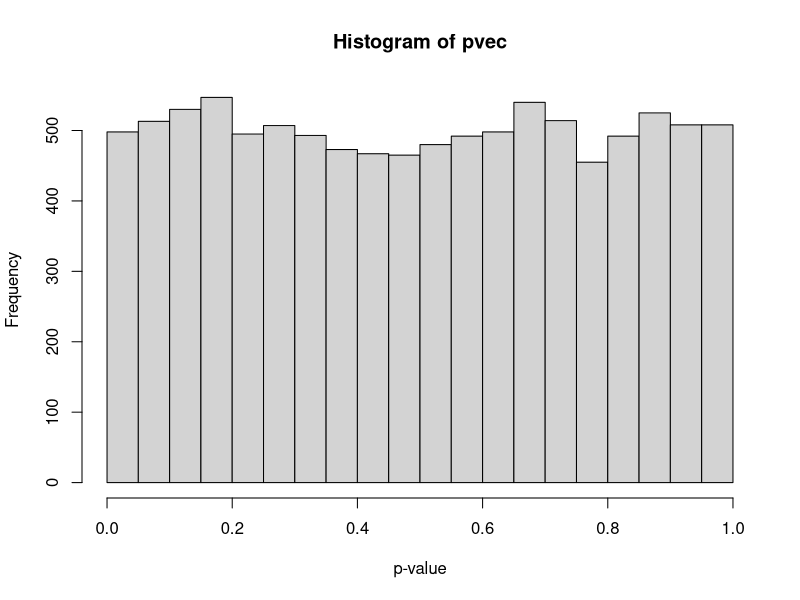
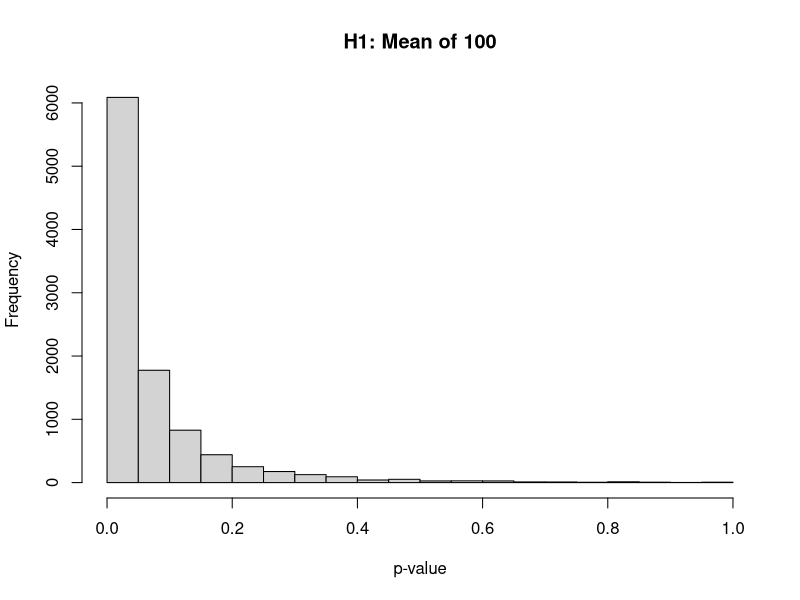

Source code (R) for these figures, in order:
## ---- chunk 1
library(kableExtra)
library(dplyr)
## ---- chunk 2
power.t.test(n=NULL, delta=100, sd=75, sig.level=0.05, power=0.90,
             type="one.sample", alternative="two.sided")
## ---- chunk 3
# Set the seed and define our known/desired values
set.seed(2345)
n <- 5
mean <- 0
sd <- 75
numTrials <-10000
alpha <- 0.05 
  
# For this for loop, we will "count" the number of times we have p<0.05 for a t-test 
count<- 0
for(i in 1:numTrials){
  y <- rnorm(n,mean,sd) # simulate the data for the i-th simulation
  t <- t.test(y, mu = 0, alternative = "two.sided") # conduct a one-sample, two-sided t-test
  if(t$p.value < 0.05){ count <- count + 1 }else{ count <- count }
}

# calculate the type I error rate (i.e., the proportion of simulations where we reject H0 incorrectly since we are simulating the null)
count
rejectionRate <- count/numTrials 
rejectionRate
## ---- chunk 4
set.seed(2345)

y <- rnorm(n=5, mean=0, sd=75)
tstat <- -1 * abs( (mean(y)-0) / (sd(y)/sqrt(n)) ) # t-statistic is (sample mean - null mean) / SE(sample mean)
2 * pt( tstat, df=n-1) # our p-value

# Compare to the t-test
t.test(y, mu = 0, alternative = "two.sided")$p.value

## ---- chunk 5
# Set the seed and define our known/desired values
set.seed(2345)
n <- 5
mean <- 0
sd <- 75
numTrials <-10000
alpha <- 0.05 
  
# For this for loop, we will "count" the number of times we have p<0.05 for a t-test 
count<- 0
for(i in 1:numTrials){
  y <- rnorm(n,mean,sd) # simulate the data for the i-th simulation
  tstat <- -1 * abs( (mean(y)-0) / (sd(y)/sqrt(n)) )
  tpval <- pt( tstat, df=n-1) * 2
  if(tpval < 0.05){ count <- count + 1 }else{ count <- count }
}

# calculate the type I error rate (i.e., the proportion of simulations where we reject H0 incorrectly since we are simulating the null)
count
rejectionRate <- count/numTrials 
rejectionRate
## ---- chunk 6
# Set the seed and define our known/desired values
set.seed(2345)
n <- 5
mean <- 0
sd <- 75
numTrials <-10000
alpha <- 0.05 
  
# For this for loop, we will save the p-value from each t.test result 
pvec <- rep(NA, numTrials)
for(i in 1:numTrials){
  y <- rnorm(n,mean,sd) # simulate the data for the i-th simulation
  t <- t.test(y, mu = 0, alternative = "two.sided") # conduct a one-sample, two-sided t-test
  pvec[i] <- t$p.value
}

# check pvec
head(pvec)

# calculate the type I error rate (i.e., the proportion of simulations where we reject H0 incorrectly since we are simulating the null)
mean( pvec < 0.05 ) 
## ---- chunk 7
hist( pvec, xlab='p-value' )
## ---- chunk 8
# Set the seed and define our known/desired values
set.seed(2345)
n <- 5
mean <- 100 # CHANGED TO 100 FROM 0
sd <- 75
numTrials <-10000
alpha <- 0.05 
  
# For this for loop, we will save the p-value from each t.test result 
pvec <- rep(NA, numTrials)
for(i in 1:numTrials){
  y <- rnorm(n,mean,sd) # simulate the data for the i-th simulation
  t <- t.test(y, mu = 0, alternative = "two.sided") # conduct a one-sample, two-sided t-test
  pvec[i] <- t$p.value
}

hist( pvec, xlab='p-value', main='H1: Mean of 100' )
## ---- chunk 9
# Set the seed and define our known/desired values
set.seed(2345)
n <- 5
mean <- 100 # CHANGED TO 100 FROM 0
sd <- 75
numTrials <-10000
alpha <- 0.05 
  
# For this for loop, we will "count" the number of times we have p<0.05 for a t-test 
count<- 0
for(i in 1:numTrials){
  y <- rnorm(n,mean,sd) # simulate the data for the i-th simulation
  t <- t.test(y, mu = 0, alternative = "two.sided") # conduct a one-sample, two-sided t-test
  if(t$p.value < 0.05){ count <- count + 1 }else{ count <- count }
}

# calculate the power (since we aren't simulating the null)
count
rejectionRate <- count/numTrials 
rejectionRate
## ---- chunk 10
### SIMULATE DIFFERENCE OF ONLY 25, INSTEAD OF DESIRED 100 FROM PROBLEM

# Set the seed and define our known/desired values
set.seed(2345)
n <- 5
mean <- 25 # CHANGED TO 10 FROM 0
sd <- 75
numTrials <-10000
alpha <- 0.05 
  
# For this for loop, we will "count" the number of times we have p<0.05 for a t-test 
count<- 0
for(i in 1:numTrials){
  y <- rnorm(n,mean,sd) # simulate the data for the i-th simulation
  t <- t.test(y, mu = 0, alternative = "two.sided") # conduct a one-sample, two-sided t-test
  if(t$p.value < 0.05){ count <- count + 1 }else{ count <- count }
}

rejectionRate25 <- count/numTrials 
rejectionRate25
## ---- chunk 11
### SIMULATE DIFFERENCE OF 250, INSTEAD OF DESIRED 100 FROM PROBLEM

# Set the seed and define our known/desired values
set.seed(2345)
n <- 5
mean <- 250 # CHANGED TO 10 FROM 0
sd <- 75
numTrials <-10000
alpha <- 0.05 
  
# For this for loop, we will "count" the number of times we have p<0.05 for a t-test 
count<- 0
for(i in 1:numTrials){
  y <- rnorm(n,mean,sd) # simulate the data for the i-th simulation
  t <- t.test(y, mu = 0, alternative = "two.sided") # conduct a one-sample, two-sided t-test
  if(t$p.value < 0.05){ count <- count + 1 }else{ count <- count }
}

rejectionRate250 <- count/numTrials 
rejectionRate250
## ---- chunk 12
compute_rejectionrate_v1 <- function(n, mean, sigma, numTrials, alpha){
### Calculate the rejection rate for simulated data from a normal distribution using a one-sample t-test
# n: sample size for each simulated data set
# mean: mean to simulate from (0 = null hyp/type I error, anything else = alternative hyp/power)
# sigma: standard deviation to simulate from
# numTrials: number of simulated trials with n individuals to complete
# alpha: the desired level of significance, type I error rate
  
  # First, simulate n times the number of trials worth of participants
  sim_dat <- rnorm(n = n*numTrials, mean = mean, sd = sigma)
  
  # Second, place the simulated data into a matrix with a column for each participant
  # NOTE: to reproduce our for loop, we want the data to be entered by column (i.e., fill column 1 with the first "n" observations, then column 2 with the next "n", etc.)
  sample <- matrix( sim_dat, ncol=numTrials )
  
  # Third, calculate the test statistic "by hand"
  # NOTE: since each column in sample is a simulated dataset, we need to somehow calculate the mean and variance for each column (here we use apply)
  xbar <- apply(sample, 2, mean)
  variance <- apply(sample, 2, var)
  df.num = n-1
  test.stat <- (xbar-0)/sqrt(variance/n)
  
  # Finally, calculate the number of our test statistic exceeds the critical value
  return(mean(abs(test.stat) >= qt((1-(alpha/2)), df.num))) 
}

# Compare that our type I error matches before
set.seed(2345)
compute_rejectionrate_v1(n=5, mean=0, sigma=75, numTrials=10000, alpha=0.05)

# Check that power matches prior estimate
set.seed(2345)
compute_rejectionrate_v1(n=5, mean=100, sigma=75, numTrials=10000, alpha=0.05)
## ---- chunk 13
set.seed(2345)
n <- 5
mean <- 0
sigma <- 75
numTrials <-10000
alpha <- 0.05 

# First, simulate n times the number of trials worth of participants
sim_dat <- rnorm(n = n*numTrials, mean = mean, sd = sigma)
length(sim_dat); head(sim_dat) # check length and first few values of data


# Second, place the simulated data into a matrix with a column for each participant
# NOTE: to reproduce our for loop, we want the data to be entered by column (i.e., fill column 1 with the first "n" observations, then column 2 with the next "n", etc.)
sample <- matrix( sim_dat, ncol=numTrials )
sample[1:5,1:10] # see first 10 columns, i.e., trials


# Third, calculate the test statistic "by hand"
# NOTE: since each column in sample is a simulated dataset, we need to somehow calculate the mean and variance for each column (here we use apply)
xbar <- apply(sample, 2, mean)
head(xbar)

variance <- apply(sample, 2, var)
head(variance) 

df.num = n-1

test.stat <- (xbar-0)/sqrt(variance/n)
head(test.stat)

# Finally, calculate the number of our test statistic exceeds the critical value

qt((1-(alpha/2)), df.num)

mean( abs(test.stat) >= qt((1-(alpha/2)), df.num) )

## ---- chunk 14
compute_rejectionrate_v2 <- function(n, mean, sigma, numTrials, alpha){
### Calculate the rejection rate for simulated data from a normal distribution using a one-sample t-test
# n: sample size for each simulated data set
# mean: mean to simulate from (0 = null hyp/type I error, anything else = alternative hyp/power)
# sigma: standard deviation to simulate from
# numTrials: number of simulated trials with n individuals to complete
# alpha: the desired level of significance, type I error rate
  
  # First, simulate n times the number of trials worth of participants
  sim_dat <- rnorm(n = n*numTrials, mean = mean, sd = sigma)
  
  # Second, place the simulated data into a matrix with a column for each participant
  # NOTE: to reproduce our for loop, we want the data to be entered by column (i.e., fill column 1 with the first "n" observations, then column 2 with the next "n", etc.)
  sample <- matrix( sim_dat, ncol=numTrials )
  
  # Third, calculate the t-test p-value for each column
  # NOTE: since each column in sample is a simulated dataset, we need to somehow calculate the mean and variance for each column (here we use sapply)
  pvec <- sapply( 1:numTrials, function(x) t.test( sample[,x])$p.value ) 

  # Finally, calculate the number of our p-values less than alpha
  return( mean( pvec <= alpha ) ) 
}

# Compare that our type I error matches before
set.seed(2345)
compute_rejectionrate_v2(n=5, mean=0, sigma=75, numTrials=10000, alpha=0.05)

# Check that power matches prior estimate
set.seed(2345)
compute_rejectionrate_v2(n=5, mean=100, sigma=75, numTrials=10000, alpha=0.05)
